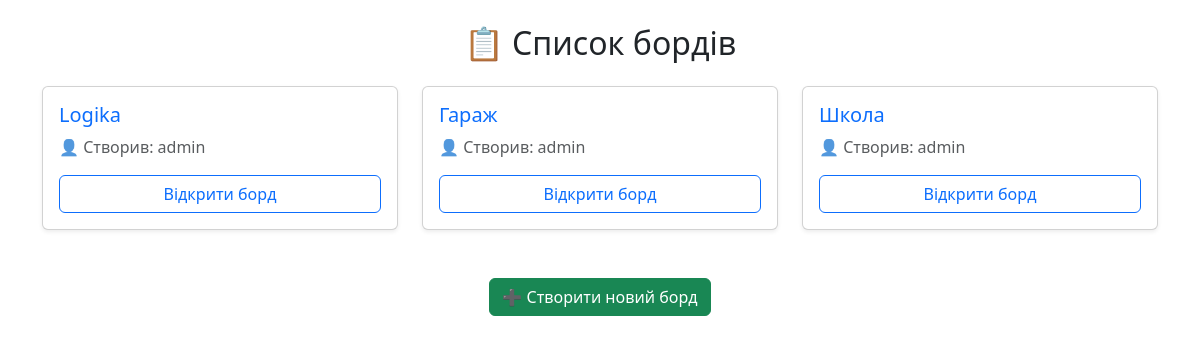
The app's page /show_board/ with its own data.
### todo_list_app/models.py (models this page shows, shortened)
class Board(models.Model):
    user = ForeignKey(User, on_delete=models.CASCADE, related_name="boards")
    title = CharField(max_length=500)

### todo_list_app/views.py (the view)
# urls.py: path('show_board/', views.BoardListView.as_view(), name = 'BoardList'),
class BoardListView(ListView):
    model = Board
    template_name = "todo_basics/show_board.html"
    context_object_name = "boards"

### templates/todo_basics/show_board.html
{% extends "base.html" %}
{% block content %}
<div class="container my-4">
  <h2 class="text-center mb-4">📋 Список бордів</h2>
  <div class="row">
    {% for board in boards %}
      <div class="col-md-4 mb-4">
        <div class="card shadow-sm h-100">
          <div class="card-body d-flex flex-column justify-content-between">
            <h5 class="card-title">
              <a href="{% url 'board_info' board.pk %}" class="text-decoration-none">
                {{ board.title }}
              </a>
            </h5>
            <p class="card-text text-muted">
              👤 Створив: {{ board.user }}
            </p>
            <a href="{% url 'board_info' board.pk %}" class="btn btn-outline-primary mt-auto">
              Відкрити борд
            </a>
          </div>
        </div>
      </div>
    {% empty %}
      <div class="col-12 text-center">
        <p class="text-muted">Поки що немає бордів.</p>
      </div>
    {% endfor %}
  </div>
  <div class="text-center mt-4">
    <a class="btn btn-success" href="{% url 'create_board' %}">➕ Створити новий борд</a>
  </div>
</div>
{% endblock %}

### records on screen
Board: title "Logika", user "admin"
Board: title "Гараж", user "admin"
Board: title "Школа", user "admin"
